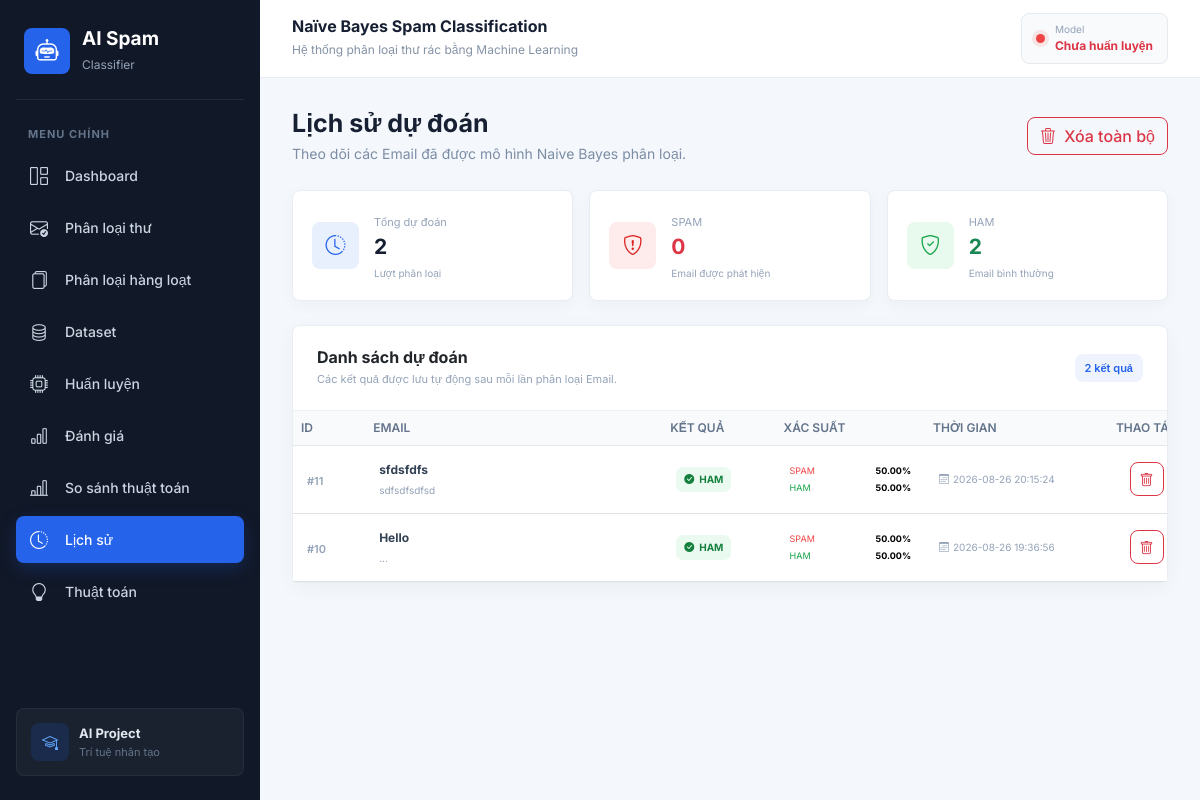
Before: /history with the older database file.
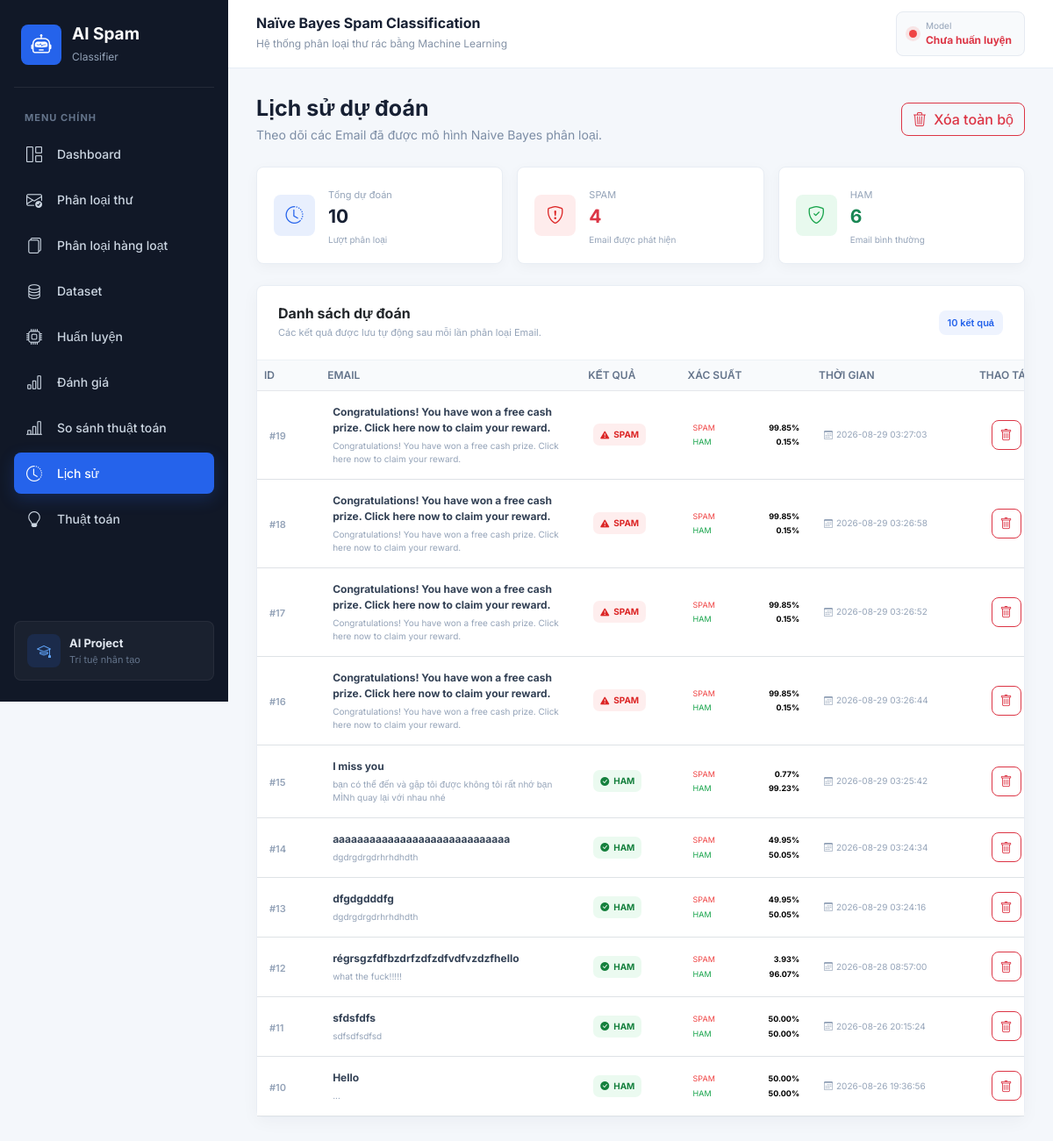
After: the same page with the newer database file.
### tables this page shows
CREATE TABLE predictions (
            id INTEGER PRIMARY KEY AUTOINCREMENT,
            subject TEXT,
            message TEXT NOT NULL,
            prediction TEXT NOT NULL,
            spam_probability REAL,
            ham_probability REAL,
            created_at TIMESTAMP DEFAULT CURRENT_TIMESTAMP
        );

### app.py (the view)
@app.route("/history")
def history():
    conn = sqlite3.connect(
        "database/database.db"
    )
    conn.row_factory = sqlite3.Row
    predictions = conn.execute(
        """
        SELECT *
        FROM predictions
        ORDER BY id DESC
        """
    ).fetchall()
    conn.close()
    total_predictions = len(predictions)
    spam_predictions = sum(
        1
        for item in predictions
        if item["prediction"].lower() == "spam"
    )
    ham_predictions = sum(
        1
        for item in predictions
        if item["prediction"].lower() == "ham"
    )
    return render_template(
        "history.html",
        predictions=predictions,
        total_predictions=total_predictions,
        spam_predictions=spam_predictions,
        ham_predictions=ham_predictions
    )

### app.py (called while the page is built, shortened)
def get_model_status():
    dataset_path = "dataset/spam_dataset.csv"
    preprocessing_path = "ml/preprocessing.py"
    train_path = "ml/train.py"
    model_path = "model/model.pkl"
    vectorizer_path = "model/vectorizer.pkl"
    if (
        not os.path.exists(model_path)
        or not os.path.exists(vectorizer_path)
    ):
        return {
            "trained": False,
            "outdated": True,
            "message": "Mô hình chưa được huấn luyện."
        }

@app.context_processor
def inject_global_data():
    return {
        "global_model_status": get_model_status()
    }

### templates/history.html (shortened to what this page needs)
{% extends "base.html" %}
{% block content %}
<div class="history-page-header">
    <div class="page-title mb-0">
        <h2>Lịch sử dự đoán</h2>
        <p>Theo dõi các Email đã được mô hình Naive Bayes phân loại.</p>
    </div>
    {% if total_predictions > 0 %}
    <form method="POST" action="{{ url_for('delete_all_history') }}" class="history-delete-all-form">
        <button type="submit" class="btn btn-outline-danger"><i class="bi bi-trash3 me-1"></i> Xóa toàn bộ</button>
    </form>
    {% endif %}
</div>
<div class="row g-3 mt-1 mb-4">
    <div class="col-md-4">
        <div class="history-stat-card">
            <div class="history-stat-icon blue"><i class="bi bi-clock-history"></i></div>
            <div><span>Tổng dự đoán</span><h3>{{ total_predictions }}</h3><small>Lượt phân loại</small></div>
        </div>
    </div>
    <div class="col-md-4">
        <div class="history-stat-card">
            <div class="history-stat-icon red"><i class="bi bi-shield-exclamation"></i></div>
            <div><span>SPAM</span><h3 class="text-danger">{{ spam_predictions }}</h3><small>Email được phát hiện</small></div>
        </div>
    </div>
    <div class="col-md-4">
        <div class="history-stat-card">
            <div class="history-stat-icon green"><i class="bi bi-shield-check"></i></div>
            <div><span>HAM</span><h3 class="text-success">{{ ham_predictions }}</h3><small>Email bình thường</small></div>
        </div>
    </div>
</div>
<div class="card history-table-card">
    <div class="card-body p-0">
        <div class="history-table-header">
            <div><h4>Danh sách dự đoán</h4><p>Các kết quả được lưu tự động sau mỗi lần phân loại Email.</p></div>
            <span class="history-count-badge">{{ total_predictions }} kết quả</span>
        </div>
        {% if predictions %}
        <div class="table-responsive">
            <table class="table history-table align-middle mb-0">
                <thead><tr><th>ID</th><th>Email</th><th>Kết quả</th><th>Xác suất</th><th>Thời gian</th><th class="text-center">Thao tác</th></tr></thead>
                <tbody>
                    {% for item in predictions %}
                    <tr>
                        <td><span class="history-id">#{{ item["id"] }}</span></td>
                        <td>
                            <div class="history-email">
                                <strong>{% if item["subject"] %}{{ item["subject"] }}{% else %}Không có tiêu đề{% endif %}</strong>
                                <span>{{ item["message"] }}</span>
                            </div>
                        </td>
                        <td>
                            {% if item["prediction"]|lower == "spam" %}
                            <span class="history-result spam"><i class="bi bi-exclamation-triangle-fill"></i> SPAM</span>
                            {% else %}
                            <span class="history-result ham"><i class="bi bi-check-circle-fill"></i> HAM</span>
                            {% endif %}
                        </td>
                        <td>
                            <div class="history-probability">
                                <div><span class="spam-text">SPAM</span><strong>{{ "%.2f"|format(item["spam_probability"] * 100) }}%</strong></div>
                                <div><span class="ham-text">HAM</span><strong>{{ "%.2f"|format(item["ham_probability"] * 100) }}%</strong></div>
                            </div>
                        </td>
                        <td><div class="history-date"><i class="bi bi-calendar3"></i>{{ item["created_at"] }}</div></td>
                        <td class="text-center">
                            <form method="POST" action="{{ url_for('delete_history', id=item['id']) }}" class="history-delete-form">
                                <button type="submit" class="btn btn-sm btn-outline-danger history-delete-button" title="Xóa" aria-label="Xóa lịch sử #{{ item['id'] }}"><i class="bi bi-trash"></i></button>
                            </form>
                        </td>
                    </tr>
                    {% endfor %}
                </tbody>
            </table>
        </div>
        {% endif %}
    </div>
</div>
{% endblock %}

### templates/base.html (shortened to what this page needs)
<!DOCTYPE html>
<html lang="vi">
<head>
    <link
        href="https://cdn.jsdelivr.net/npm/bootstrap@5.3.3/dist/css/bootstrap.min.css"
        rel="stylesheet"
    >
    <link
        rel="stylesheet"
        href="https://cdn.jsdelivr.net/npm/bootstrap-icons@1.11.3/font/bootstrap-icons.css"
    >
    <link
        rel="stylesheet"
        href="{{ url_for('static', filename='css/style.css') }}"
    >
</head>
<body>
<div class="app-wrapper">
    <aside class="sidebar" id="appSidebar">
        <div class="sidebar-brand">
            <div class="brand-icon">
                <i class="bi bi-robot"></i>
            </div>
            <div>
                <h4>AI Spam</h4>
                <span>Classifier</span>
            </div>
        </div>
        <div class="sidebar-section-title">MENU CHÍNH</div>
        <nav class="sidebar-nav" aria-label="Điều hướng chính">
            <a
                href="{{ url_for('index') }}"
                class="sidebar-link {% if request.endpoint == 'index' %}active{% endif %}"
            >
                <i class="bi bi-grid-1x2"></i>
                <span>Dashboard</span>
            </a>
            <a
                href="{{ url_for('predict') }}"
                class="sidebar-link {% if request.endpoint == 'predict' %}active{% endif %}"
            >
                <i class="bi bi-envelope-check"></i>
                <span>Phân loại thư</span>
            </a>
            <a
                href="{{ url_for('batch_predict') }}"
                class="sidebar-link {% if request.endpoint in ['batch_predict', 'download_batch_result'] %}active{% endif %}"
            >
                <i class="bi bi-files"></i>
                <span>Phân loại hàng loạt</span>
            </a>
            <a
                href="{{ url_for('dataset') }}"
                class="sidebar-link {% if request.endpoint in ['dataset', 'add_dataset', 'delete_dataset', 'import_dataset'] %}active{% endif %}"
            >
                <i class="bi bi-database"></i>
                <span>Dataset</span>
            </a>
            <a
                href="{{ url_for('train') }}"
                class="sidebar-link {% if request.endpoint == 'train' %}active{% endif %}"
            >
                <i class="bi bi-cpu"></i>
                <span>Huấn luyện</span>
            </a>
            <a
                href="{{ url_for('evaluate') }}"
                class="sidebar-link {% if request.endpoint == 'evaluate' %}active{% endif %}"
            >
                <i class="bi bi-bar-chart"></i>
                <span>Đánh giá</span>
            </a>
            <a
                href="{{ url_for('compare') }}"
                class="sidebar-link {% if request.endpoint == 'compare' %}active{% endif %}"
            >
                <i class="bi bi-bar-chart-line"></i>
                <span>So sánh thuật toán</span>
            </a>
            <a
                href="{{ url_for('history') }}"
                class="sidebar-link {% if request.endpoint in ['history', 'delete_history', 'delete_all_history'] %}active{% endif %}"
            >
                <i class="bi bi-clock-history"></i>
                <span>Lịch sử</span>
            </a>
            <a
                href="{{ url_for('algorithm') }}"
                class="sidebar-link {% if request.endpoint == 'algorithm' %}active{% endif %}"
            >
                <i class="bi bi-lightbulb"></i>
                <span>Thuật toán</span>
            </a>
        </nav>
        <div class="sidebar-footer">
            <div class="sidebar-footer-icon">
                <i class="bi bi-mortarboard"></i>
            </div>
            <div>
                <strong>AI Project</strong>
                <small>Trí tuệ nhân tạo</small>
            </div>
        </div>
    </aside>
    <main class="main-content">
        <header class="topbar">
            <div class="topbar-heading">
                <div class="topbar-title">
                    <h5>Naïve Bayes Spam Classification</h5>
                    <span>Hệ thống phân loại thư rác bằng Machine Learning</span>
                </div>
            </div>
            <div class="model-status" aria-live="polite">
                {% if not global_model_status.trained %}
                    <span class="status-dot danger"></span>
                    <div>
                        <small>Model</small>
                        <strong class="text-danger">Chưa huấn luyện</strong>
                    </div>
                {% elif global_model_status.outdated %}
                    <span class="status-dot warning"></span>
                    <div>
                        <small>Model</small>
                        <strong class="status-warning-text">Cần Train lại</strong>
                    </div>
                {% else %}
                    <span class="status-dot success"></span>
                    <div>
                        <small>Model</small>
                        <strong class="text-success">Ready</strong>
                    </div>
                {% endif %}
            </div>
        </header>
        <section class="page-content">
            {% block content %}{% endblock %}
        </section>
    </main>
</div>
</body>
</html>

Changed rows visible on the page:
added predictions: id "19", subject "Congratulations! You have won a free cash prize. Click here now to claim your reward.", message "Congratulations! You have won a free cash prize. Click here now to claim your reward.", prediction "spam" (drawn), item['spam_probability']*100 "99.85", item['ham_probability']*100 "0.15", created_at "2026-08-29 03:27:03"
added predictions: id "18", subject "Congratulations! You have won a free cash prize. Click here now to claim your reward.", message "Congratulations! You have won a free cash prize. Click here now to claim your reward.", prediction "spam" (drawn), item['spam_probability']*100 "99.85", item['ham_probability']*100 "0.15", created_at "2026-08-29 03:26:58"
added predictions: id "17", subject "Congratulations! You have won a free cash prize. Click here now to claim your reward.", message "Congratulations! You have won a free cash prize. Click here now to claim your reward.", prediction "spam" (drawn), item['spam_probability']*100 "99.85", item['ham_probability']*100 "0.15", created_at "2026-08-29 03:26:52"
added predictions: id "16", subject "Congratulations! You have won a free cash prize. Click here now to claim your reward.", message "Congratulations! You have won a free cash prize. Click here now to claim your reward.", prediction "spam" (drawn), item['spam_probability']*100 "99.85", item['ham_probability']*100 "0.15", created_at "2026-08-29 03:26:44"
added predictions: id "15", subject "I miss you", message "bạn có thể đến và gặp tôi được không tôi rất nhớ bạn MÌNh quay lại với nhau nhé", prediction "ham" (drawn), item['spam_probability']*100 "0.77", item['ham_probability']*100 "99.23", created_at "2026-08-29 03:25:42"
added predictions: id "14", subject "aaaaaaaaaaaaaaaaaaaaaaaaaaaaa", message "dgdrgdrgdrhrhdhdth", prediction "ham" (drawn), item['spam_probability']*100 "49.95", item['ham_probability']*100 "50.05", created_at "2026-08-29 03:24:34"
added predictions: id "13", subject "dfgdgdddfg", message "dgdrgdrgdrhrhdhdth", prediction "ham" (drawn), item['spam_probability']*100 "49.95", item['ham_probability']*100 "50.05", created_at "2026-08-29 03:24:16"
added predictions: id "12", subject "régrsgzfdfbzdrfzdfzdfvdfvzdzfhello", message "what the fuck!!!!!", prediction "ham" (drawn), item['spam_probability']*100 "3.93", item['ham_probability']*100 "96.07", created_at "2026-08-28 08:57:00"
Other visible differences:
{{ total_predictions }}: "2" → "10"
{{ spam_predictions }}: "0" → "4"
{{ ham_predictions }}: "2" → "6"
